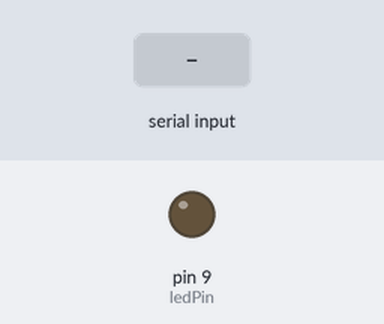
Bench run of a sketch on a simulated Arduino Uno, built with avr-gcc and run on an emulated ATmega328P. Shown: output pins drawn as LEDs (lit = HIGH). Inputs (shaded band) come from the test bench.

Above: at 1.2 s.
1.3 s: "H" received over Serial
At 1.7 s:
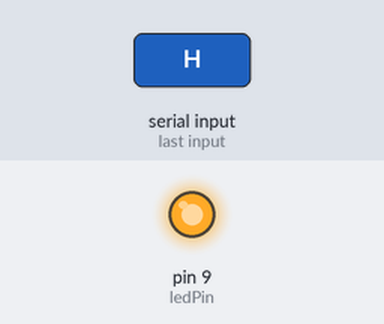
2.8 s: "L" received over Serial
At 4.0 s:
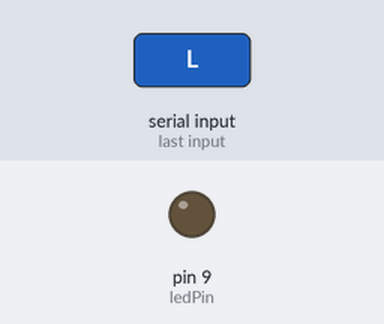
Timing chart, 0 to 5.8 s (numbered marks = the images above; inputs shaded):
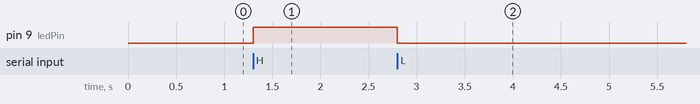

Measured:
- after the input at 1.3 s, pin 9 (ledPin): LOW → HIGH at once
- after the input at 2.8 s, pin 9 (ledPin): HIGH → LOW at once

The sketch:

tamrin2.ino
```cpp
const int ledPin = 9;
void setup() {
  // put your setup code here, to run once:
  pinMode(ledPin, OUTPUT);
  Serial.begin(9600);
}
void loop() {
  // put your main code here, to run repeatedly:
  if(Serial.available()>0){
    char incomingByte = Serial.read();
    if(incomingByte =='H'){
      digitalWrite(ledPin, HIGH);
    }else if(incomingByte == 'L'){
      digitalWrite(ledPin, LOW);
    }
  }
}
```
